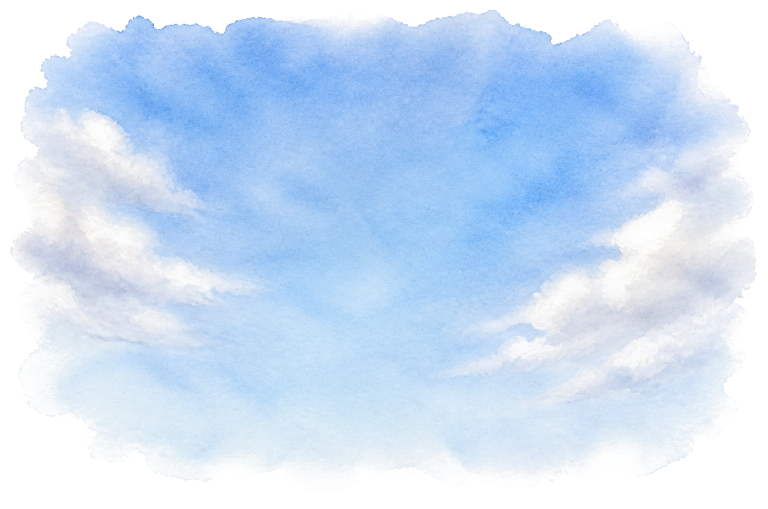
#> input picture site/art-src/wash-sky-blue.png, 1536 x 1018 px, found by its file name (shown at 1/2 size)
$ python make-sky.py
#> lines starting #> are read from the running program, lines starting #| are printed output that depends on the picture
"""Bake the hero sky band.

A wide, thin watercolor crown that bleeds off the top of the viewport: densest
under the nav (so the middle nav links can be knocked out in white), dissolving
into open paper at both margins and above the headline. Output is straight
(un-premultiplied) RGBA, so compositing it on a white page behaves like pigment
on paper -- no white box, no hard edge anywhere.
"""

import numpy as np
from PIL import Image

SRC = "/Users/jimmyverburgt/Developer/personal/puck/site/art-src/wash-sky-blue.png"
OUT = "/Users/jimmyverburgt/Developer/personal/puck/site/public/art/sky-band.webp"

# Crop skips the ragged painted top edge of the source (it would read as a hard
# line across the viewport) and keeps the zenith plus the cloud banks that sit
# on the left and right of the sheet.
CROP = (60, 118, 1480, 720)
W, H = 2400, 500

src = Image.open(SRC).convert("RGB").crop(CROP).resize((W, H), Image.LANCZOS)
rgb = np.asarray(src, dtype=np.float32) / 255.0

# Pigment / paper split: the min channel is how much white is mixed in, the rest
# is ink. Recombining over white reproduces the source exactly.
paper = rgb.min(axis=2)
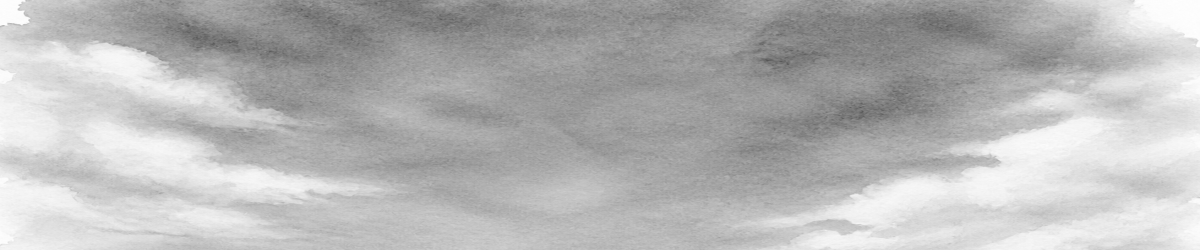
#> paper: shape (500, 2400) float32 (shown at 1/2 size); min 0.294, max 1, mean 0.716
ink = 1.0 - paper
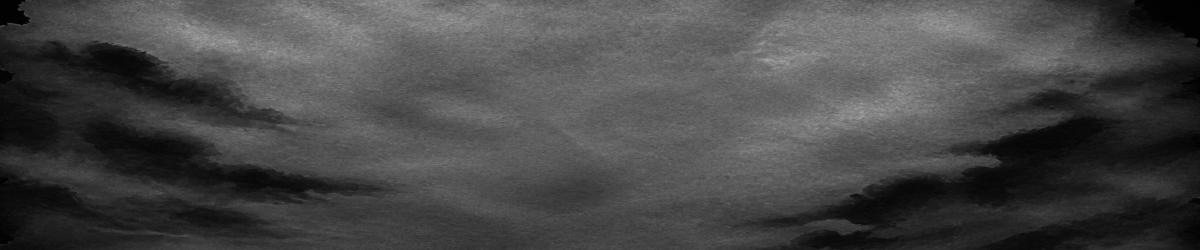
#> ink: shape (500, 2400) float32 (shown at 1/2 size); min 0, max 0.706, mean 0.284
pig = np.zeros_like(rgb)
for c in range(3):
    pig[..., c] = np.where(ink > 1e-4, (rgb[..., c] - paper) / np.maximum(ink, 1e-4), 0.0)
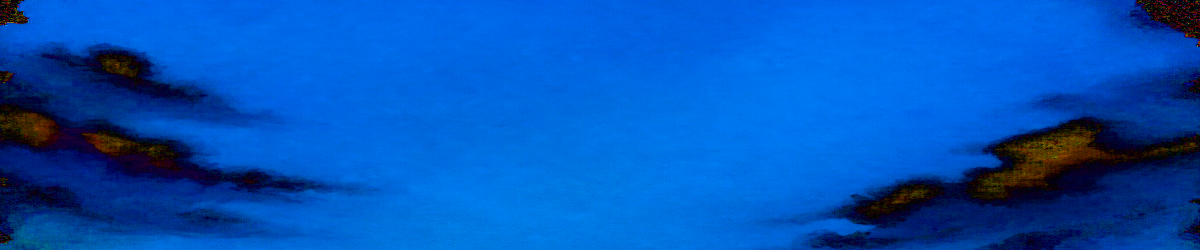
#> pig: shape (500, 2400, 3) float32 (shown at 1/2 size); mean R, G, B 0.0087, 0.328, 0.727

xs = np.linspace(0.0, 1.0, W, dtype=np.float32)[None, :]
ys = np.linspace(0.0, 1.0, H, dtype=np.float32)[:, None]


def smoothstep(a, b, t):
    t = np.clip((t - a) / (b - a), 0.0, 1.0)
    return t * t * (3.0 - 2.0 * t)


# Density carried by the source wash, re-levelled so clouds stay open.
d = np.clip((ink - 0.09) / 0.46, 0.0, 1.0) ** 1.15
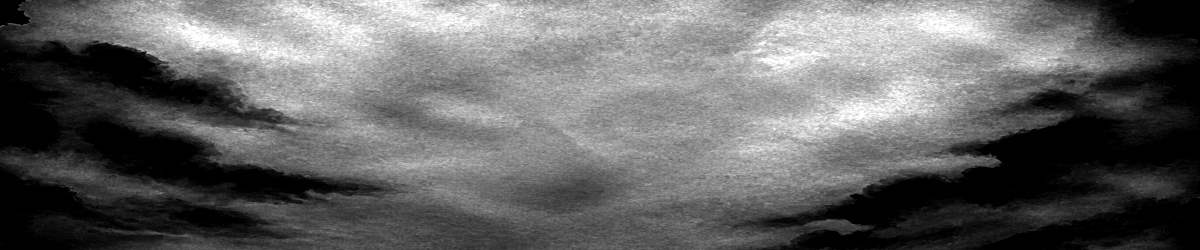
#> d: shape (500, 2400) float32 (shown at 1/2 size); min 0, max 1, mean 0.398

# Bottom edge: a single slow swell across the width so it drifts instead of
# forming a symmetric peak (which reads as a mountain, not a sky).
bottom = 0.72 + 0.12 * np.sin(xs * 2 * np.pi * 0.72 + 1.1)
env_v = smoothstep(np.repeat(bottom, H, axis=0), 0.06, ys)

# Side margins: open paper under the brand and the GitHub link, deep blue across
# the middle of the nav.
xw = xs + 0.022 * np.sin(ys * 2 * np.pi * 0.8) + 0.010 * np.sin(ys * 2 * np.pi * 2.1)
env_h = smoothstep(0.020, 0.335, xw) * smoothstep(0.980, 0.665, xw)

# Paper grain: low-frequency blotching so the wash is never flat.
rng = np.random.default_rng(7)
grain = rng.random((H // 12 + 2, W // 12 + 2)).astype(np.float32)
grain = np.asarray(Image.fromarray((grain * 255).astype(np.uint8)).resize((W, H), Image.BICUBIC), dtype=np.float32) / 255.0
grain = 0.92 + 0.16 * grain

alpha = np.clip(d * env_v * env_h * grain * 1.45, 0.0, 0.58)

# A bed of pigment across the nav row only, so knocked-out white links always
# have contrast without flattening the clouds further down.
nav = smoothstep(0.32, 0.0, ys) ** 1.4 * smoothstep(0.15, 0.39, xw) * smoothstep(0.85, 0.61, xw)
alpha = np.clip(alpha + nav * (1.0 - alpha) * 0.62, 0.0, 0.84)
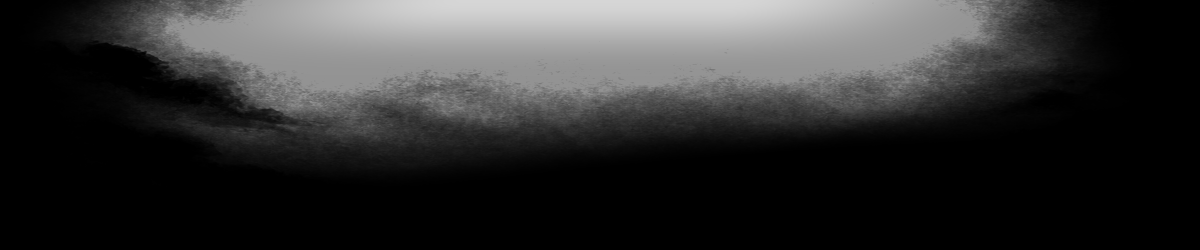
#> alpha: shape (500, 2400) float32 (shown at 1/2 size); min 0, max 0.84, mean 0.195

# Palette: a cool, slightly grey cerulean at the zenith easing to a hazy horizon
# blue. Keeping part of the source hue leaves the cloud shadows grey-violet.
zenith = np.array([0.16, 0.40, 0.60], dtype=np.float32)
horizon = np.array([0.50, 0.66, 0.77], dtype=np.float32)
t = smoothstep(0.0, 0.80, ys)[..., None]
pig = pig * 0.42 + (zenith * (1 - t) + horizon * t) * 0.58
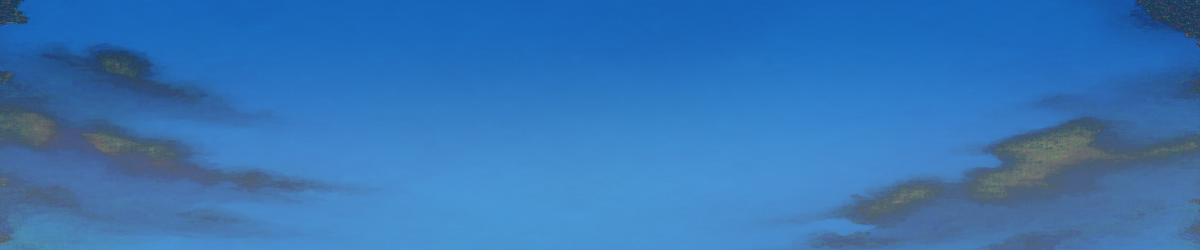
#> pig: shape (500, 2400, 3) float32 (shown at 1/2 size); mean R, G, B 0.216, 0.46, 0.712
# Keep every pigment in sky range: no channel may out-rank the one above it, so
# the paper flecks in the source can never read as brown specks.
pig[..., 1] = np.maximum(pig[..., 1], pig[..., 0])
pig[..., 2] = np.maximum(pig[..., 2], pig[..., 1])

# Drop the alpha noise floor to fully clear paper so empty regions compress.
# The threshold has to stay tiny here: the side falloff is so gradual that a
# harder cut would leave a visible contour down each margin.
alpha = np.where(alpha < 0.008, 0.0, alpha)

out = np.zeros((H, W, 4), dtype=np.uint8)
out[..., :3] = np.clip(pig * 255.0 + 0.5, 0, 255).astype(np.uint8)
out[..., 3] = np.clip(alpha * 255.0 + 0.5, 0, 255).astype(np.uint8)
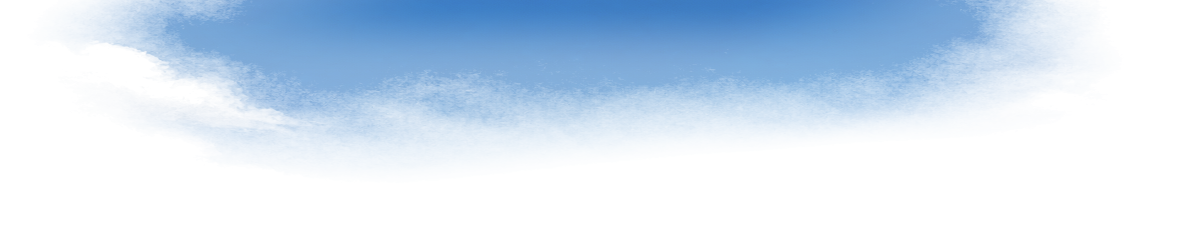
#> out: shape (500, 2400, 4) (shown at 1/2 size); mean R, G, B, A 54.8, 117.3, 181.8, 49.7; transparent parts drawn white
Image.fromarray(out, "RGBA").save(OUT, quality=82, method=6)


def luminance(c):
    c = np.where(c <= 0.03928, c / 12.92, ((c + 0.055) / 1.055) ** 2.4)
    return float(0.2126 * c[0] + 0.7152 * c[1] + 0.0722 * c[2])


# What the nav row actually sits on, composited over white.
for name, xf in (("brand 12%", 0.122), ("link 44%", 0.44), ("link 58%", 0.58), ("github 88%", 0.878)):
    rows = slice(int(0.04 * H), int(0.15 * H))
    cols = slice(max(0, int(xf * W) - 30), int(xf * W) + 30)
    a = float(alpha[rows, cols].mean())
    c = pig[rows, cols].reshape(-1, 3).mean(axis=0) * a + (1 - a)
    lw = (1.05) / (luminance(c) + 0.05)
    lk = (luminance(c) + 0.05) / (luminance(np.array([0.102, 0.114, 0.141])) + 0.05)
    hexc = "#%02x%02x%02x" % tuple(int(v * 255) for v in c)
    print(f"{name}: alpha={a:.2f} {hexc}  white-text {lw:.2f}:1  ink-text {lk:.2f}:1")
#> this loop made 4 passes
#> (a, lw, lk, hexc) on passes 1 to 4: (0.327, 1.62, 10.38, '#b4cde8'), (0.765, 3.57, 4.72, '#4f8aca'), (0.765, 3.63, 4.64, '#4f89c8'), (0.107, 1.16, 14.48, '#e6eef7')
#| brand 12%: alpha=0.33 #b4cde8  white-text 1.62:1  ink-text 10.38:1
#| link 44%: alpha=0.76 #4f8aca  white-text 3.57:1  ink-text 4.72:1
#| link 58%: alpha=0.76 #4f89c8  white-text 3.63:1  ink-text 4.64:1
#| github 88%: alpha=0.11 #e6eef7  white-text 1.16:1  ink-text 14.48:1
print("wrote", OUT)

$ run again, with site/art-src/hero-watercolor-sky.png copied over site/art-src/wash-sky-blue.png
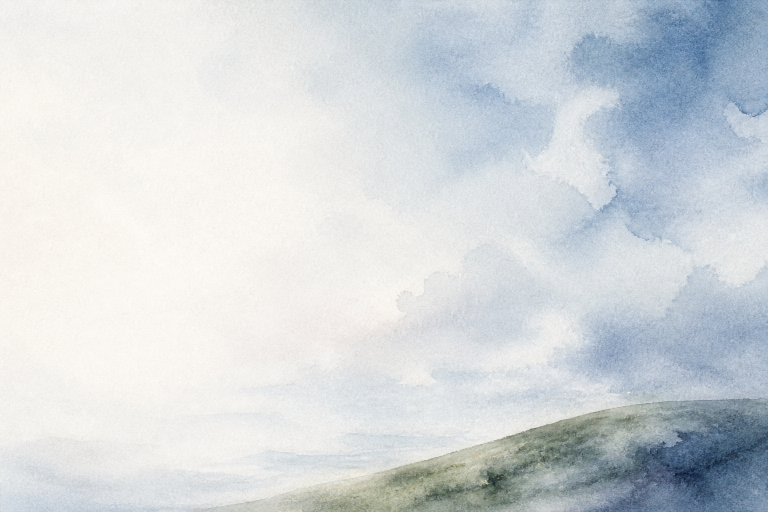
#> input picture site/art-src/hero-watercolor-sky.png, 1536 x 1024 px, found by its file name (shown at 1/2 size)
#> after the loop `for c in range(3):`:
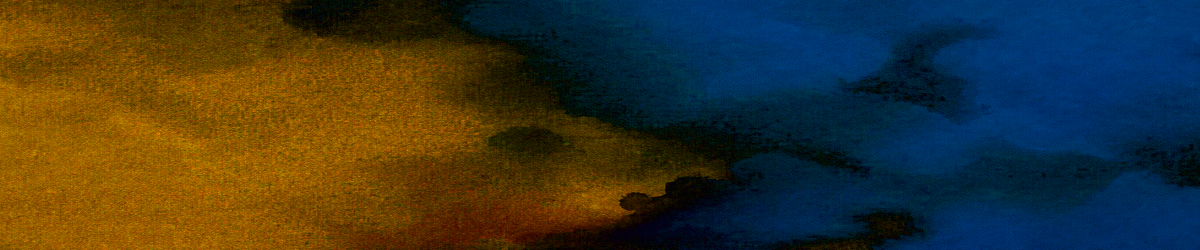
#> pig: shape (500, 2400, 3) float32 (shown at 1/2 size); mean R, G, B 0.213, 0.212, 0.15
#> `out[..., 3] = np.clip(alpha * 255.0 + 0.5, 0, 255).astype(np.uint8)`:
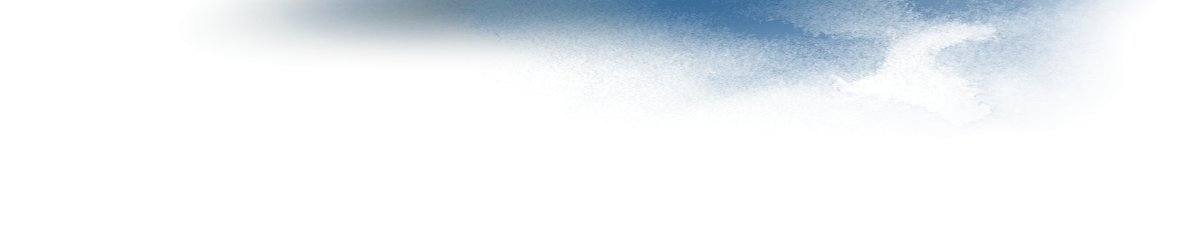
#> out: shape (500, 2400, 4) (shown at 1/2 size); mean R, G, B, A 76.7, 105.3, 125.5, 18.5; transparent parts drawn white
#> the loop `for name, xf in (("brand 12%", 0.122), ("link 44%", 0.44), ("link 58%"..` made 4 passes
#> (a, lw, lk, hexc) on passes 1 to 4: (0, 1, 16.86, '#ffffff'), (0.487, 2.52, 6.7, '#8fa6b7'), (0.678, 3.61, 4.67, '#638aad'), (0.211, 1.41, 12, '#cedbe6')
#> (printed output is left out)

$ run again, with site/art-src/hero-watercolor-spot-tight.png copied over site/art-src/wash-sky-blue.png
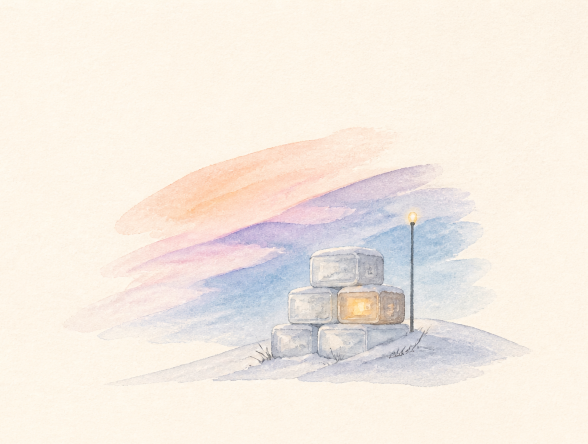
#> input picture site/art-src/hero-watercolor-spot-tight.png, 1175 x 887 px, found by its file name (shown at 1/2 size)
#> after the loop `for c in range(3):`:
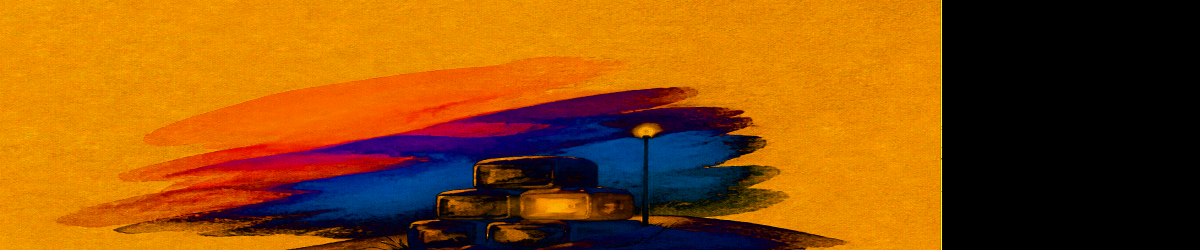
#> pig: shape (500, 2400, 3) float32 (shown at 1/2 size); mean R, G, B 0.554, 0.31, 0.0456
#> `out[..., 3] = np.clip(alpha * 255.0 + 0.5, 0, 255).astype(np.uint8)`:
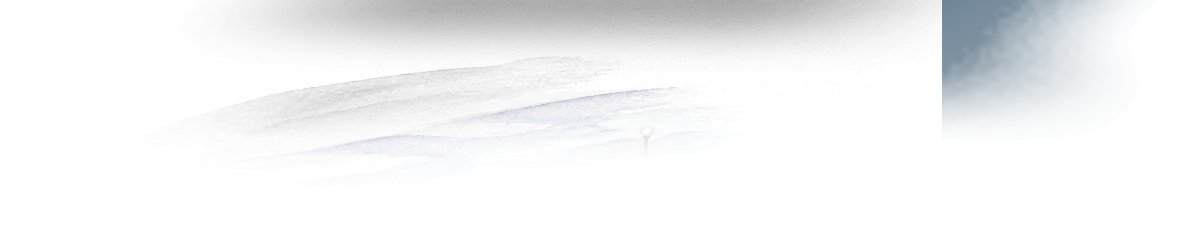
#> out: shape (500, 2400, 4) (shown at 1/2 size); mean R, G, B, A 113.2, 124.1, 134.9, 18.6; transparent parts drawn white
#> the loop `for name, xf in (("brand 12%", 0.122), ("link 44%", 0.44), ("link 58%"..` made 4 passes
#> (a, lw, lk, hexc) on passes 1 to 4: (0.000196, 1, 16.85, '#fefefe'), (0.445, 1.72, 9.78, '#c4c5c5'), (0.445, 1.74, 9.7, '#c4c4c4'), (0.248, 1.58, 10.67, '#c6ced6')
#> (printed output is left out)
